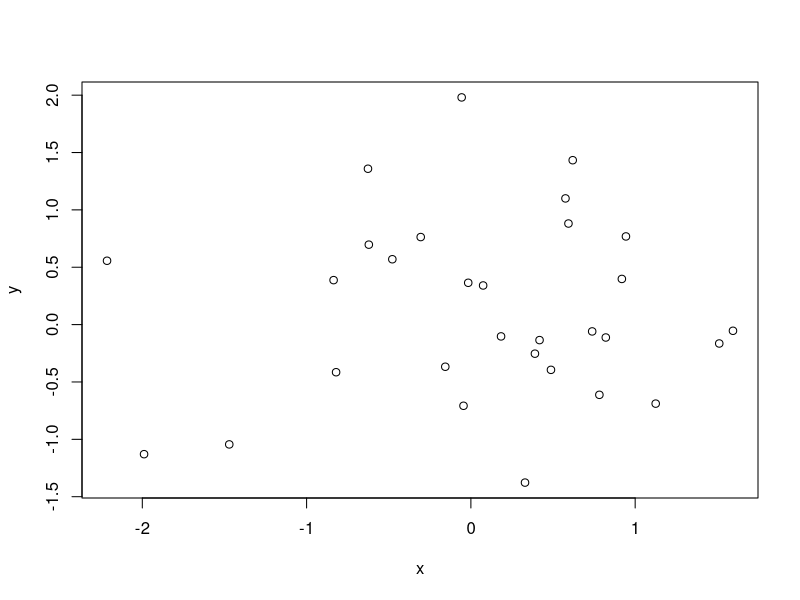
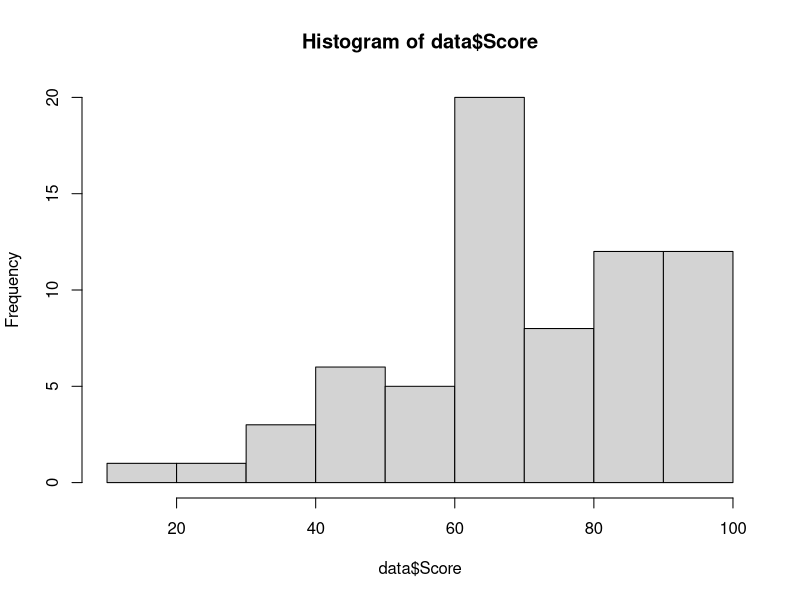
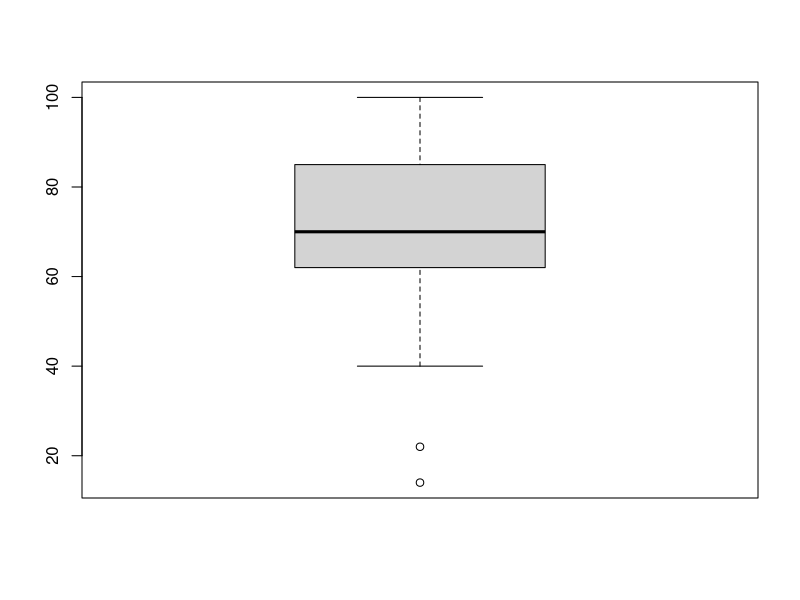
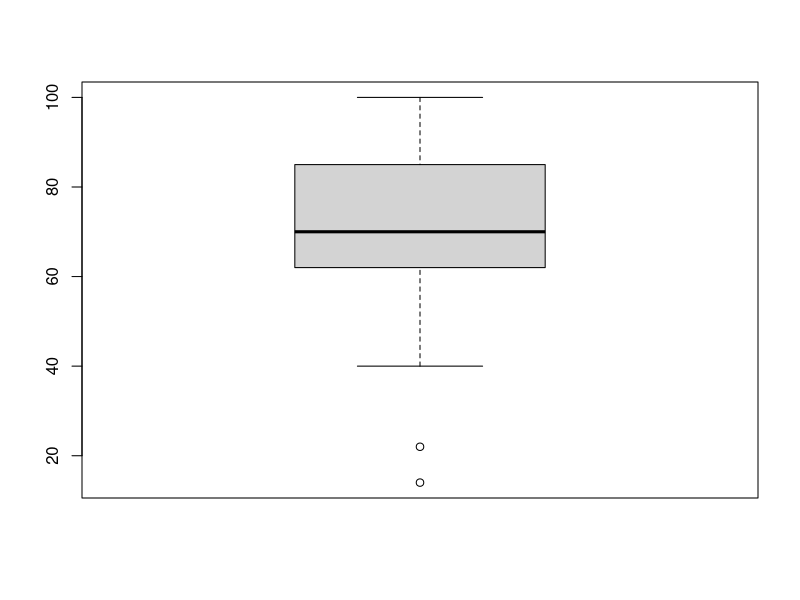
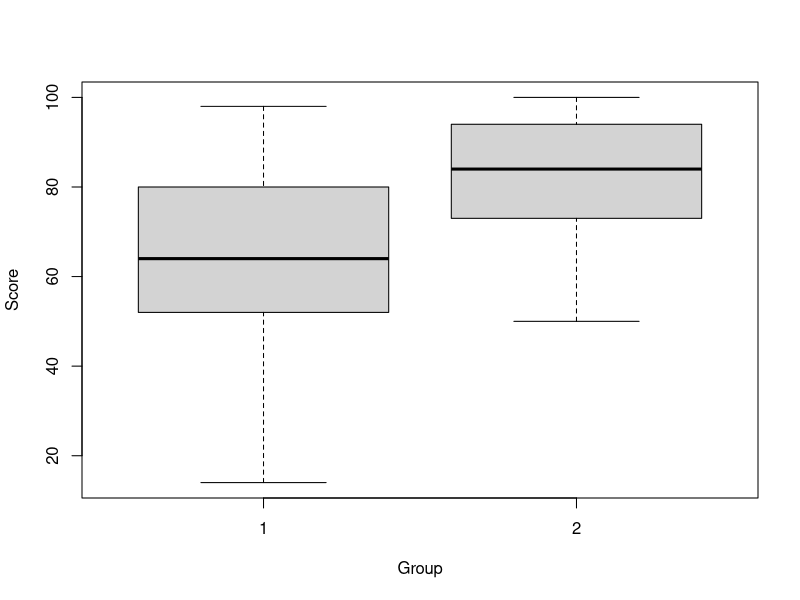

Write the R code that produced these figures, in order.
# generate data
set.seed(1)
x <- rnorm(30, 0, 1) # ~ N(0,1)

length(x) # length of n
sum(x)    # sum
mean(x)   # average
median(x) # median

sd(x)     # stadnard diviation
var(x)    # variance

min(x);max(x) # minimum/maximum
which.max(x);which.min(x) # index of minimum/maximum

round(x, 3) # rounding number with 3 digits
rev(x)      # revert x
sort(x)     # sorting x
rank(x)     # rank of x

# some more..
x^2         # squre
abs(x)      # absolute value
log(x^2)    # log with base e 
exp(x)      # exponential
prod(x)     # product

y <- rnorm(30, 0, 1) # another vector
cor(x, y)   # coreation coefficient

plot(x, y)  # scatter plot
?plot       # help

# read data from files
setwd("~/Dropbox/teaching/201901_ST242/r-code/data")
data <- read.table("examscore.txt", header = T)

str(data)

hist(data$Score) # histogram
stem(data$Score) # stem-leaf plot

boxplot(data$Score) # boxplot

attach(data)
boxplot(Score)      # again boxplot
detach(data)

boxplot(Score ~ Group, data = data) # boxplot by groups
